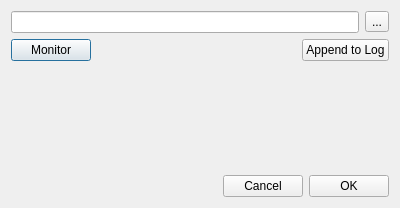
<?xml version="1.0" encoding="UTF-8"?>
<ui version="4.0">
 <class>ManageAdifDialog</class>
 <widget class="QDialog" name="ManageAdifDialog">
  <property name="geometry">
   <rect>
    <x>0</x>
    <y>0</y>
    <width>400</width>
    <height>208</height>
   </rect>
  </property>
  <property name="windowTitle">
   <string>Dialog</string>
  </property>
  <layout class="QVBoxLayout" name="verticalLayout">
   <item>
    <layout class="QHBoxLayout" name="horizontalLayout_2">
     <item>
      <widget class="QLineEdit" name="fileNameEdit"/>
     </item>
     <item>
      <widget class="QToolButton" name="fileNameBrowse">
       <property name="text">
        <string>...</string>
       </property>
      </widget>
     </item>
    </layout>
   </item>
   <item>
    <layout class="QHBoxLayout" name="horizontalLayout_3">
     <item>
      <widget class="QPushButton" name="monitorButton">
       <property name="text">
        <string>Monitor</string>
       </property>
      </widget>
     </item>
     <item>
      <spacer name="horizontalSpacer_2">
       <property name="orientation">
        <enum>Qt::Horizontal</enum>
       </property>
       <property name="sizeHint" stdset="0">
        <size>
         <width>40</width>
         <height>20</height>
        </size>
       </property>
      </spacer>
     </item>
     <item>
      <widget class="QPushButton" name="appendButton">
       <property name="text">
        <string>Append to Log</string>
       </property>
      </widget>
     </item>
    </layout>
   </item>
   <item>
    <spacer name="verticalSpacer">
     <property name="orientation">
      <enum>Qt::Vertical</enum>
     </property>
     <property name="sizeHint" stdset="0">
      <size>
       <width>20</width>
       <height>80</height>
      </size>
     </property>
    </spacer>
   </item>
   <item>
    <layout class="QHBoxLayout" name="horizontalLayout">
     <item>
      <spacer name="horizontalSpacer">
       <property name="orientation">
        <enum>Qt::Horizontal</enum>
       </property>
       <property name="sizeHint" stdset="0">
        <size>
         <width>40</width>
         <height>20</height>
        </size>
       </property>
      </spacer>
     </item>
     <item>
      <widget class="QPushButton" name="cancelButton">
       <property name="text">
        <string>Cancel</string>
       </property>
      </widget>
     </item>
     <item>
      <widget class="QPushButton" name="OKButton">
       <property name="text">
        <string>OK</string>
       </property>
      </widget>
     </item>
    </layout>
   </item>
  </layout>
 </widget>
 <resources/>
 <connections/>
</ui>
